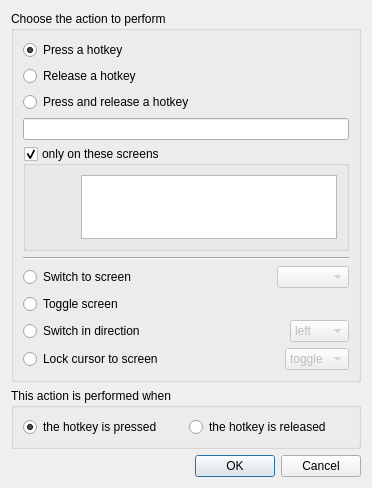
<?xml version="1.0" encoding="UTF-8"?>
<ui version="4.0">
 <class>ActionDialog</class>
 <widget class="QDialog" name="ActionDialog">
  <property name="geometry">
   <rect>
    <x>0</x>
    <y>0</y>
    <width>372</width>
    <height>484</height>
   </rect>
  </property>
  <property name="windowTitle">
   <string>Configure Action</string>
  </property>
  <layout class="QVBoxLayout">
   <item>
    <widget class="QGroupBox" name="m_pGroupType">
     <property name="title">
      <string>Choose the action to perform</string>
     </property>
     <layout class="QVBoxLayout">
      <item>
       <widget class="QRadioButton" name="m_pRadioPress">
        <property name="text">
         <string>Press a hotkey</string>
        </property>
        <property name="checked">
         <bool>true</bool>
        </property>
       </widget>
      </item>
      <item>
       <widget class="QRadioButton" name="m_pRadioRelease">
        <property name="text">
         <string>Release a hotkey</string>
        </property>
       </widget>
      </item>
      <item>
       <widget class="QRadioButton" name="m_pRadioPressAndRelease">
        <property name="text">
         <string>Press and release a hotkey</string>
        </property>
       </widget>
      </item>
      <item>
       <widget class="KeySequenceWidget" name="keySequenceWidget">
        <property name="sizePolicy">
         <sizepolicy hsizetype="Expanding" vsizetype="Fixed">
          <horstretch>1</horstretch>
          <verstretch>0</verstretch>
         </sizepolicy>
        </property>
        <property name="minimumSize">
         <size>
          <width>256</width>
          <height>0</height>
         </size>
        </property>
        <property name="text">
         <string/>
        </property>
       </widget>
      </item>
      <item>
       <widget class="QGroupBox" name="m_pGroupBoxScreens">
        <property name="title">
         <string>only on these screens</string>
        </property>
        <property name="flat">
         <bool>true</bool>
        </property>
        <property name="checkable">
         <bool>true</bool>
        </property>
        <layout class="QHBoxLayout">
         <item>
          <spacer>
           <property name="orientation">
            <enum>Qt::Horizontal</enum>
           </property>
           <property name="sizeHint" stdset="0">
            <size>
             <width>40</width>
             <height>20</height>
            </size>
           </property>
          </spacer>
         </item>
         <item>
          <widget class="QListWidget" name="m_pListScreens">
           <property name="minimumSize">
            <size>
             <width>128</width>
             <height>64</height>
            </size>
           </property>
           <property name="selectionMode">
            <enum>QAbstractItemView::ExtendedSelection</enum>
           </property>
          </widget>
         </item>
        </layout>
       </widget>
      </item>
      <item>
       <widget class="Line" name="line">
        <property name="orientation">
         <enum>Qt::Horizontal</enum>
        </property>
       </widget>
      </item>
      <item>
       <layout class="QHBoxLayout">
        <item>
         <widget class="QRadioButton" name="m_pRadioSwitchToScreen">
          <property name="text">
           <string>Switch to screen</string>
          </property>
         </widget>
        </item>
        <item>
         <spacer>
          <property name="orientation">
           <enum>Qt::Horizontal</enum>
          </property>
          <property name="sizeHint" stdset="0">
           <size>
            <width>40</width>
            <height>20</height>
           </size>
          </property>
         </spacer>
        </item>
        <item>
         <widget class="QComboBox" name="m_pComboSwitchToScreen">
          <property name="enabled">
           <bool>false</bool>
          </property>
         </widget>
        </item>
       </layout>
      </item>
      <item>
       <layout class="QHBoxLayout">
        <item>
         <widget class="QRadioButton" name="m_pRadioToggleScreen">
          <property name="text">
           <string>Toggle screen</string>
          </property>
         </widget>
        </item>
       </layout>
      </item>
      <item>
       <layout class="QHBoxLayout">
        <item>
         <widget class="QRadioButton" name="m_pRadioSwitchInDirection">
          <property name="text">
           <string>Switch in direction</string>
          </property>
         </widget>
        </item>
        <item>
         <spacer>
          <property name="orientation">
           <enum>Qt::Horizontal</enum>
          </property>
          <property name="sizeHint" stdset="0">
           <size>
            <width>40</width>
            <height>20</height>
           </size>
          </property>
         </spacer>
        </item>
        <item>
         <widget class="QComboBox" name="m_pComboSwitchInDirection">
          <property name="enabled">
           <bool>false</bool>
          </property>
          <item>
           <property name="text">
            <string>left</string>
           </property>
          </item>
          <item>
           <property name="text">
            <string>right</string>
           </property>
          </item>
          <item>
           <property name="text">
            <string>up</string>
           </property>
          </item>
          <item>
           <property name="text">
            <string>down</string>
           </property>
          </item>
         </widget>
        </item>
       </layout>
      </item>
      <item>
       <layout class="QHBoxLayout">
        <item>
         <widget class="QRadioButton" name="m_pRadioLockCursorToScreen">
          <property name="text">
           <string>Lock cursor to screen</string>
          </property>
         </widget>
        </item>
        <item>
         <spacer>
          <property name="orientation">
           <enum>Qt::Horizontal</enum>
          </property>
          <property name="sizeHint" stdset="0">
           <size>
            <width>40</width>
            <height>20</height>
           </size>
          </property>
         </spacer>
        </item>
        <item>
         <widget class="QComboBox" name="m_pComboLockCursorToScreen">
          <property name="enabled">
           <bool>false</bool>
          </property>
          <item>
           <property name="text">
            <string>toggle</string>
           </property>
          </item>
          <item>
           <property name="text">
            <string>on</string>
           </property>
          </item>
          <item>
           <property name="text">
            <string>off</string>
           </property>
          </item>
         </widget>
        </item>
       </layout>
      </item>
     </layout>
    </widget>
   </item>
   <item>
    <widget class="QGroupBox" name="groupBox_2">
     <property name="title">
      <string>This action is performed when</string>
     </property>
     <layout class="QHBoxLayout">
      <item>
       <widget class="QRadioButton" name="m_pRadioHotkeyPressed">
        <property name="text">
         <string>the hotkey is pressed</string>
        </property>
        <property name="checked">
         <bool>true</bool>
        </property>
       </widget>
      </item>
      <item>
       <widget class="QRadioButton" name="m_pRadioHotkeyReleased">
        <property name="text">
         <string>the hotkey is released</string>
        </property>
       </widget>
      </item>
     </layout>
    </widget>
   </item>
   <item>
    <widget class="QDialogButtonBox" name="buttonBox">
     <property name="orientation">
      <enum>Qt::Horizontal</enum>
     </property>
     <property name="standardButtons">
      <set>QDialogButtonBox::Cancel|QDialogButtonBox::Ok</set>
     </property>
    </widget>
   </item>
  </layout>
 </widget>
 <customwidgets>
  <customwidget>
   <class>KeySequenceWidget</class>
   <extends>QLineEdit</extends>
   <header>KeySequenceWidget.h</header>
  </customwidget>
 </customwidgets>
 <resources/>
 <connections>
  <connection>
   <sender>m_pGroupType</sender>
   <signal>toggled(bool)</signal>
   <receiver>m_pKeySequenceWidgetHotkey</receiver>
   <slot>setDisabled(bool)</slot>
   <hints>
    <hint type="sourcelabel">
     <x>104</x>
     <y>194</y>
    </hint>
    <hint type="destinationlabel">
     <x>110</x>
     <y>132</y>
    </hint>
   </hints>
  </connection>
  <connection>
   <sender>m_pRadioSwitchInDirection</sender>
   <signal>toggled(bool)</signal>
   <receiver>m_pKeySequenceWidgetHotkey</receiver>
   <slot>setDisabled(bool)</slot>
   <hints>
    <hint type="sourcelabel">
     <x>118</x>
     <y>322</y>
    </hint>
    <hint type="destinationlabel">
     <x>81</x>
     <y>129</y>
    </hint>
   </hints>
  </connection>
  <connection>
   <sender>m_pRadioLockCursorToScreen</sender>
   <signal>toggled(bool)</signal>
   <receiver>m_pKeySequenceWidgetHotkey</receiver>
   <slot>setDisabled(bool)</slot>
   <hints>
    <hint type="sourcelabel">
     <x>101</x>
     <y>353</y>
    </hint>
    <hint type="destinationlabel">
     <x>68</x>
     <y>126</y>
    </hint>
   </hints>
  </connection>
  <connection>
   <sender>m_pRadioPress</sender>
   <signal>toggled(bool)</signal>
   <receiver>m_pKeySequenceWidgetHotkey</receiver>
   <slot>setEnabled(bool)</slot>
   <hints>
    <hint type="sourcelabel">
     <x>48</x>
     <y>48</y>
    </hint>
    <hint type="destinationlabel">
     <x>45</x>
     <y>129</y>
    </hint>
   </hints>
  </connection>
  <connection>
   <sender>m_pRadioRelease</sender>
   <signal>toggled(bool)</signal>
   <receiver>m_pKeySequenceWidgetHotkey</receiver>
   <slot>setEnabled(bool)</slot>
   <hints>
    <hint type="sourcelabel">
     <x>135</x>
     <y>70</y>
    </hint>
    <hint type="destinationlabel">
     <x>148</x>
     <y>125</y>
    </hint>
   </hints>
  </connection>
  <connection>
   <sender>m_pRadioPressAndRelease</sender>
   <signal>toggled(bool)</signal>
   <receiver>m_pKeySequenceWidgetHotkey</receiver>
   <slot>setEnabled(bool)</slot>
   <hints>
    <hint type="sourcelabel">
     <x>194</x>
     <y>100</y>
    </hint>
    <hint type="destinationlabel">
     <x>201</x>
     <y>125</y>
    </hint>
   </hints>
  </connection>
  <connection>
   <sender>m_pRadioSwitchToScreen</sender>
   <signal>toggled(bool)</signal>
   <receiver>m_pComboSwitchToScreen</receiver>
   <slot>setEnabled(bool)</slot>
   <hints>
    <hint type="sourcelabel">
     <x>148</x>
     <y>291</y>
    </hint>
    <hint type="destinationlabel">
     <x>350</x>
     <y>290</y>
    </hint>
   </hints>
  </connection>
  <connection>
   <sender>m_pRadioSwitchInDirection</sender>
   <signal>toggled(bool)</signal>
   <receiver>m_pComboSwitchInDirection</receiver>
   <slot>setEnabled(bool)</slot>
   <hints>
    <hint type="sourcelabel">
     <x>158</x>
     <y>322</y>
    </hint>
    <hint type="destinationlabel">
     <x>350</x>
     <y>321</y>
    </hint>
   </hints>
  </connection>
  <connection>
   <sender>m_pRadioLockCursorToScreen</sender>
   <signal>toggled(bool)</signal>
   <receiver>m_pComboLockCursorToScreen</receiver>
   <slot>setEnabled(bool)</slot>
   <hints>
    <hint type="sourcelabel">
     <x>180</x>
     <y>353</y>
    </hint>
    <hint type="destinationlabel">
     <x>350</x>
     <y>352</y>
    </hint>
   </hints>
  </connection>
  <connection>
   <sender>m_pRadioPress</sender>
   <signal>toggled(bool)</signal>
   <receiver>m_pGroupBoxScreens</receiver>
   <slot>setEnabled(bool)</slot>
   <hints>
    <hint type="sourcelabel">
     <x>25</x>
     <y>47</y>
    </hint>
    <hint type="destinationlabel">
     <x>33</x>
     <y>155</y>
    </hint>
   </hints>
  </connection>
  <connection>
   <sender>m_pRadioSwitchToScreen</sender>
   <signal>toggled(bool)</signal>
   <receiver>m_pGroupBoxScreens</receiver>
   <slot>setDisabled(bool)</slot>
   <hints>
    <hint type="sourcelabel">
     <x>48</x>
     <y>278</y>
    </hint>
    <hint type="destinationlabel">
     <x>98</x>
     <y>153</y>
    </hint>
   </hints>
  </connection>
  <connection>
   <sender>m_pRadioRelease</sender>
   <signal>toggled(bool)</signal>
   <receiver>m_pGroupBoxScreens</receiver>
   <slot>setEnabled(bool)</slot>
   <hints>
    <hint type="sourcelabel">
     <x>264</x>
     <y>67</y>
    </hint>
    <hint type="destinationlabel">
     <x>241</x>
     <y>158</y>
    </hint>
   </hints>
  </connection>
  <connection>
   <sender>m_pRadioPressAndRelease</sender>
   <signal>toggled(bool)</signal>
   <receiver>m_pGroupBoxScreens</receiver>
   <slot>setEnabled(bool)</slot>
   <hints>
    <hint type="sourcelabel">
     <x>286</x>
     <y>98</y>
    </hint>
    <hint type="destinationlabel">
     <x>290</x>
     <y>156</y>
    </hint>
   </hints>
  </connection>
  <connection>
   <sender>m_pRadioSwitchInDirection</sender>
   <signal>toggled(bool)</signal>
   <receiver>m_pGroupBoxScreens</receiver>
   <slot>setDisabled(bool)</slot>
   <hints>
    <hint type="sourcelabel">
     <x>38</x>
     <y>313</y>
    </hint>
    <hint type="destinationlabel">
     <x>64</x>
     <y>195</y>
    </hint>
   </hints>
  </connection>
  <connection>
   <sender>m_pRadioLockCursorToScreen</sender>
   <signal>toggled(bool)</signal>
   <receiver>m_pGroupBoxScreens</receiver>
   <slot>setDisabled(bool)</slot>
   <hints>
    <hint type="sourcelabel">
     <x>48</x>
     <y>339</y>
    </hint>
    <hint type="destinationlabel">
     <x>79</x>
     <y>234</y>
    </hint>
   </hints>
  </connection>
  <connection>
   <sender>m_pRadioSwitchToScreen</sender>
   <signal>toggled(bool)</signal>
   <receiver>m_pKeySequenceWidgetHotkey</receiver>
   <slot>setDisabled(bool)</slot>
   <hints>
    <hint type="sourcelabel">
     <x>84</x>
     <y>280</y>
    </hint>
    <hint type="destinationlabel">
     <x>185</x>
     <y>123</y>
    </hint>
   </hints>
  </connection>
 </connections>
</ui>
